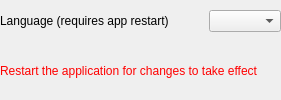
            <widget class="QWidget" name="widget" native="true">
             <layout class="QVBoxLayout" name="verticalLayout_6">
              <property name="spacing">
               <number>0</number>
              </property>
              <property name="leftMargin">
               <number>0</number>
              </property>
              <property name="topMargin">
               <number>0</number>
              </property>
              <property name="rightMargin">
               <number>0</number>
              </property>
              <property name="bottomMargin">
               <number>0</number>
              </property>
              <item>
               <layout class="QHBoxLayout" name="horizontalLayout_18">
                <property name="spacing">
                 <number>0</number>
                </property>
                <property name="topMargin">
                 <number>10</number>
                </property>
                <property name="bottomMargin">
                 <number>10</number>
                </property>
                <item>
                 <widget class="QLabel" name="label_21">
                  <property name="text">
                   <string>Language (requires app restart)</string>
                  </property>
                 </widget>
                </item>
                <item>
                 <spacer name="horizontalSpacer_17">
                  <property name="orientation">
                   <enum>Qt::Horizontal</enum>
                  </property>
                  <property name="sizeType">
                   <enum>QSizePolicy::Fixed</enum>
                  </property>
                  <property name="sizeHint" stdset="0">
                   <size>
                    <width>40</width>
                    <height>20</height>
                   </size>
                  </property>
                 </spacer>
                </item>
                <item>
                 <widget class="QComboBox" name="languageCombo">
                  <property name="sizePolicy">
                   <sizepolicy hsizetype="Expanding" vsizetype="Fixed">
                    <horstretch>0</horstretch>
                    <verstretch>0</verstretch>
                   </sizepolicy>
                  </property>
                 </widget>
                </item>
               </layout>
              </item>
              <item>
               <widget class="QLabel" name="label_restart">
                <property name="styleSheet">
                 <string notr="true">color:red</string>
                </property>
                <property name="text">
                 <string>Restart the application for changes to take effect </string>
                </property>
               </widget>
              </item>
             </layout>
            </widget>
